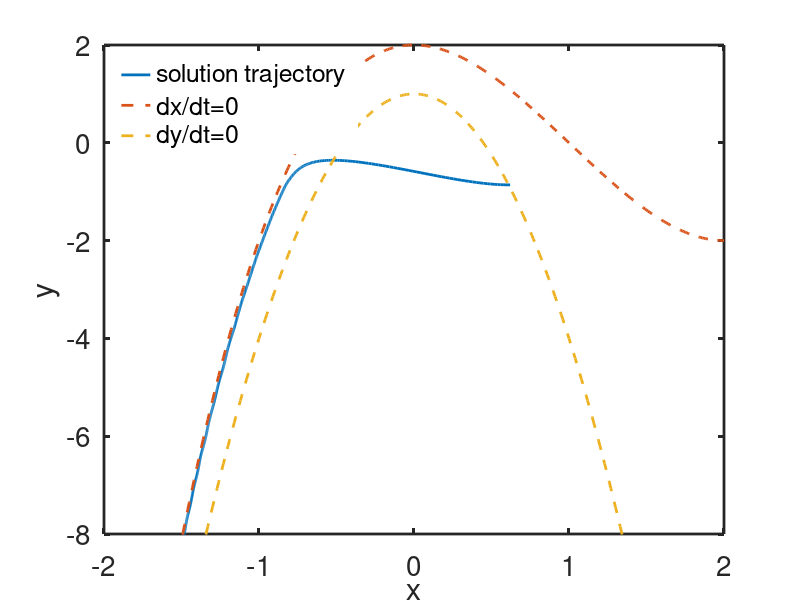

The MATLAB script that drew this image:
% hindmarsh Rose fast subsystem

function hindmarsh_rose_fast
global z Iapp  
set(0,                           ...
   'defaultaxesfontsize', 20,   ...
   'defaultaxeslinewidth', 2.0, ...
 'defaultlinelinewidth', 2.0);

%parameters
 
Iapp=-2;

% make a phase plane
x=[-2:.01:2];
y1= x.^3 - 3*x.^2 - Iapp ;
y2 = 1 - 5*x.^2;
 

%initial data

init=[0.62,-0.86];

total=100;
tstep = 0.01;
tic
%specify the output points
tspan = [0:tstep:total];
[T,S] = ode23(@deRHS,tspan, init, odeset('maxstep',10));  
toc

figure(1)
plot(S(:,1),S(:,2),x,y1,'--',x,y2,'--')
axis([-2 2 -8 2])
legend('boxoff')
legend('solution trajectory','dx/dt=0','dy/dt=0','location','northwest')
ylabel('y')
xlabel('x')


function s_prime=deRHS(t,s) 
global z Iapp  
x=s(1);
y=s(2);

xp = y - x^3 + 3*x^2 + Iapp ;
yp = 1 - 5*x^2 - y;

s_prime =[xp;yp];
